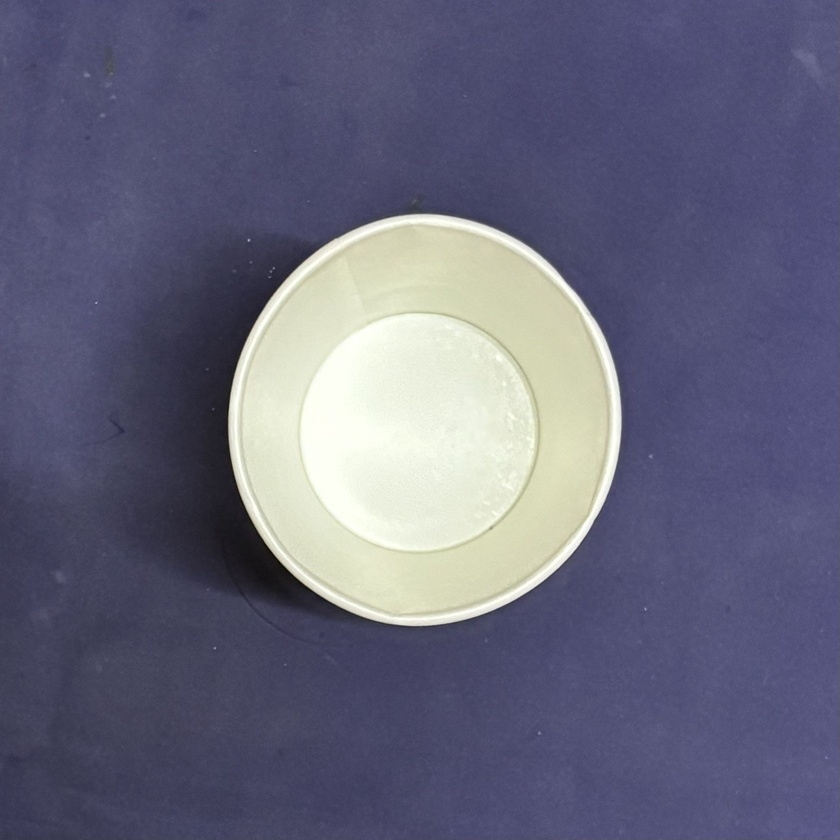
#> input picture dataset/defected/IMG_9183 Top Cup 1 (2).JPG, 840 x 840 px, shrunk from 2057 x 2057 before the run
$ python -i ui.py   (imports and definitions only)
#> lines starting #> are read from the running program, lines starting #| are printed output that depends on the picture; after the words box and inside, x2 and y2 are one past the last pixel; in counts of white or black regions, pixels touching at a corner belong together
#> further down, picture is the input picture: shape (840, 840, 3); mean B, G, R 124.2, 102.2, 102.1
import streamlit as st
import cv2
import numpy as np
import math
import pickle

# ================================
# Load Logistic Regression Model
# ================================
# Load pickle from the same folder as ui.py
# [4 lines not run here, left out]

# ================================
# Preprocessing Functions
# ================================
def remove_background_opencv(img):
    """Remove background using threshold + morphology"""
    gray = cv2.cvtColor(img, cv2.COLOR_BGR2GRAY)
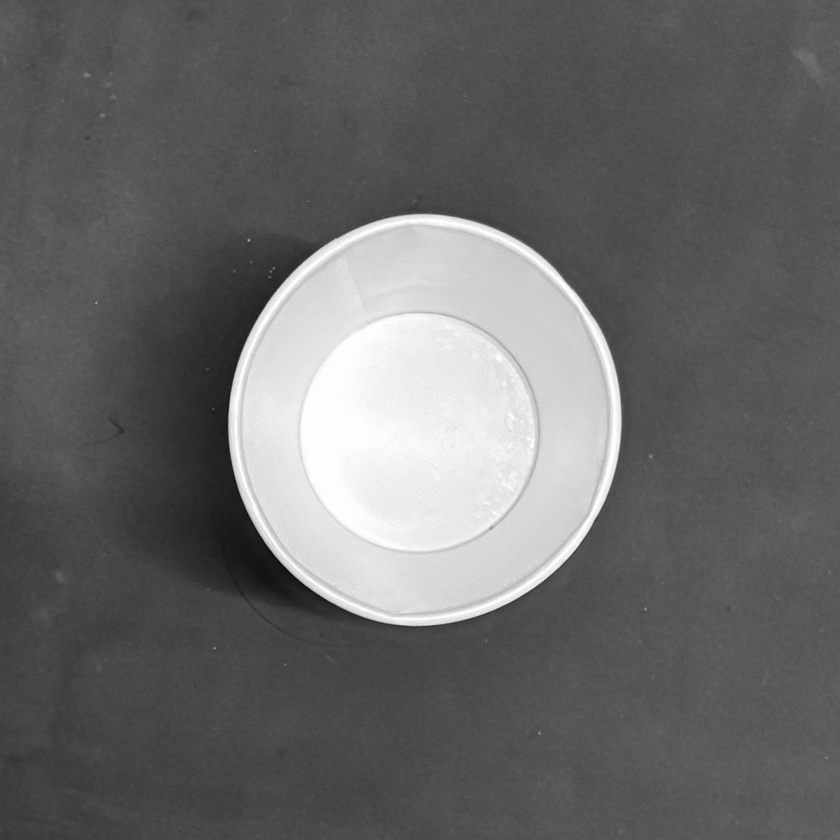
#> gray: shape (840, 840); min 9, max 255, mean 104.7
    _, mask = cv2.threshold(gray, 0, 255, cv2.THRESH_BINARY + cv2.THRESH_OTSU)
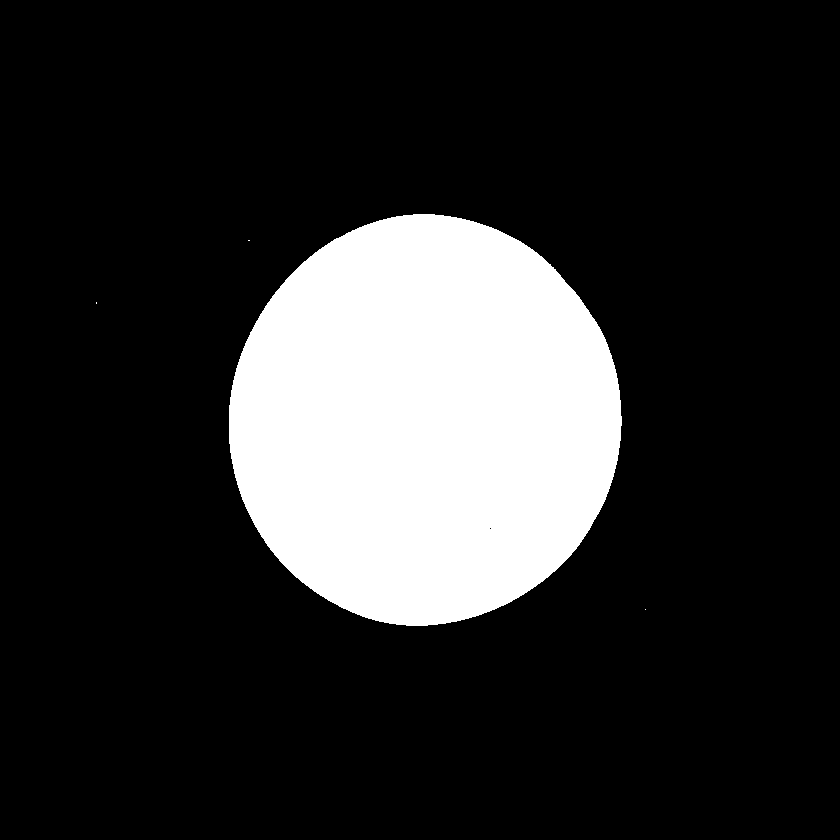
#> mask: shape (840, 840); 17.8% white; 4 white regions (3 under 20 px), largest, box (x1, y1, x2, y2) and area: (229, 214, 622, 626) 125899
    kernel = np.ones((5, 5), np.uint8)
    mask = cv2.morphologyEx(mask, cv2.MORPH_OPEN, kernel)
    mask = cv2.morphologyEx(mask, cv2.MORPH_CLOSE, kernel)
#> mask: shape (840, 840); 17.8% white; 1 white region, box (x1, y1, x2, y2) and area: (229, 214, 622, 626) 125900
    result = cv2.bitwise_and(img, img, mask=mask)
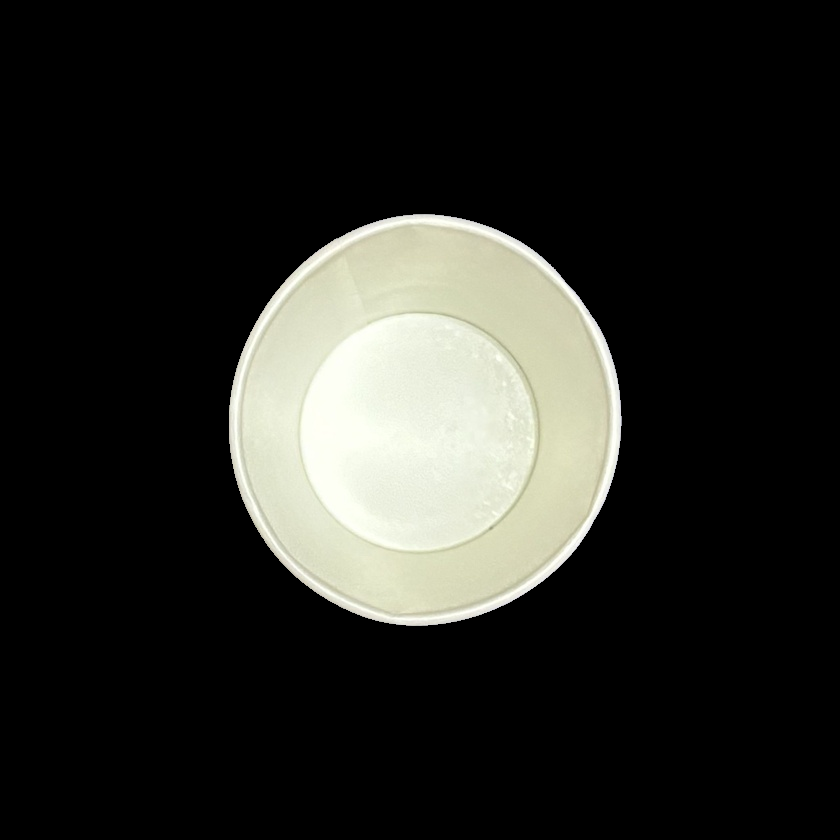
#> result: shape (840, 840, 3); mean B, G, R 36.8, 40.8, 40.5
    return mask, result

# [44 lines left out: functions get_outer_contour, estimate_center_and_radii, not called in this run]

# ================================
# Streamlit UI
# ================================
# [44 lines not run here, left out]

>>> import cv2
>>> picture = cv2.imread('../dataset/defected/IMG_9183 Top Cup 1 (2).JPG')
>>> result = remove_background_opencv(picture)

$ run again, on dataset/defected/IMG_9189 Top Cup 3 (2).JPG
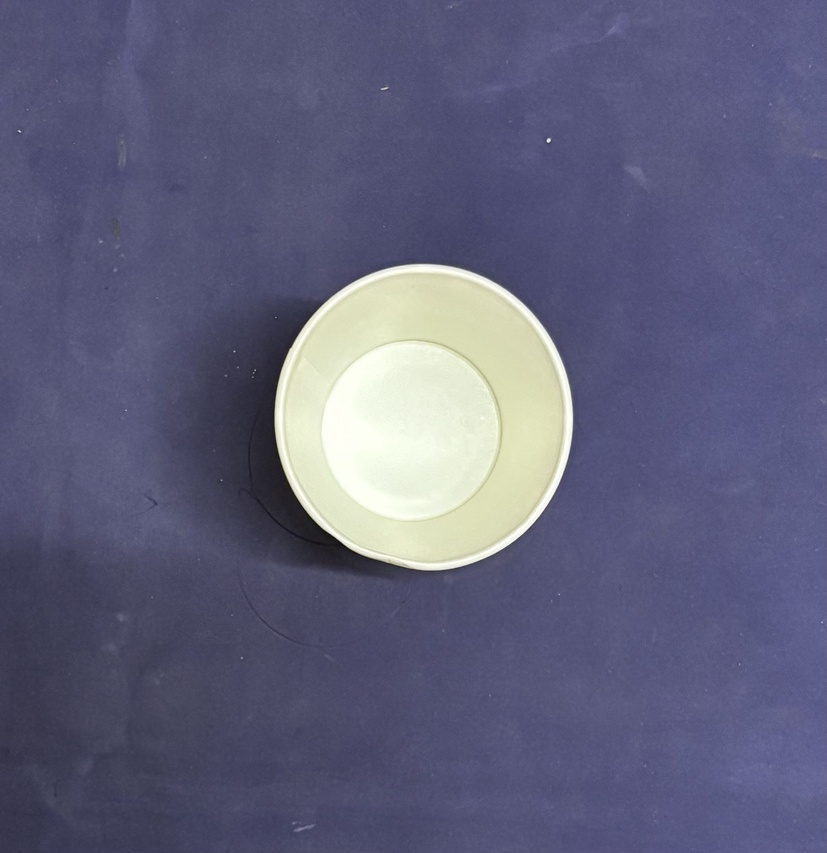
#> input picture dataset/defected/IMG_9189 Top Cup 3 (2).JPG, 827 x 853 px, shrunk from 2705 x 2788 before the run
#> picture is the input picture: shape (853, 827, 3); mean B, G, R 123.7, 96.6, 96.2
#> in remove_background_opencv, `_, mask = cv2.threshold(gray, 0, 255, cv2.THRESH_BINARY + cv2.THRESH_O..`:
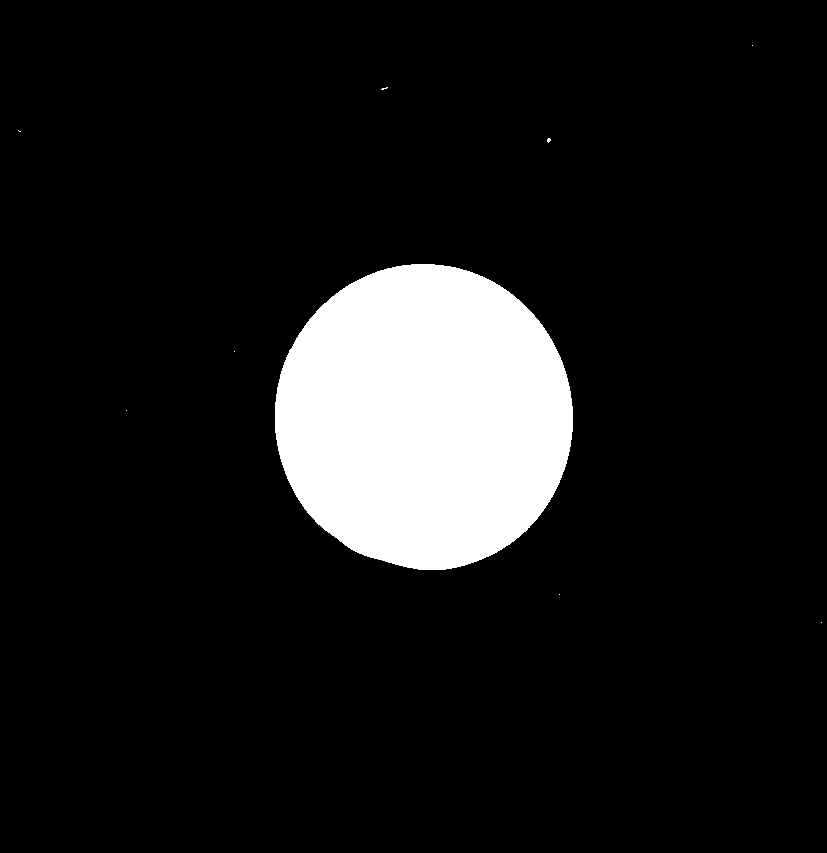
#> mask: shape (853, 827); 10.2% white; 9 white regions (8 under 20 px), largest, box (x1, y1, x2, y2) and area: (275, 264, 573, 570) 71618
#> in remove_background_opencv, `result = cv2.bitwise_and(img, img, mask=mask)`:
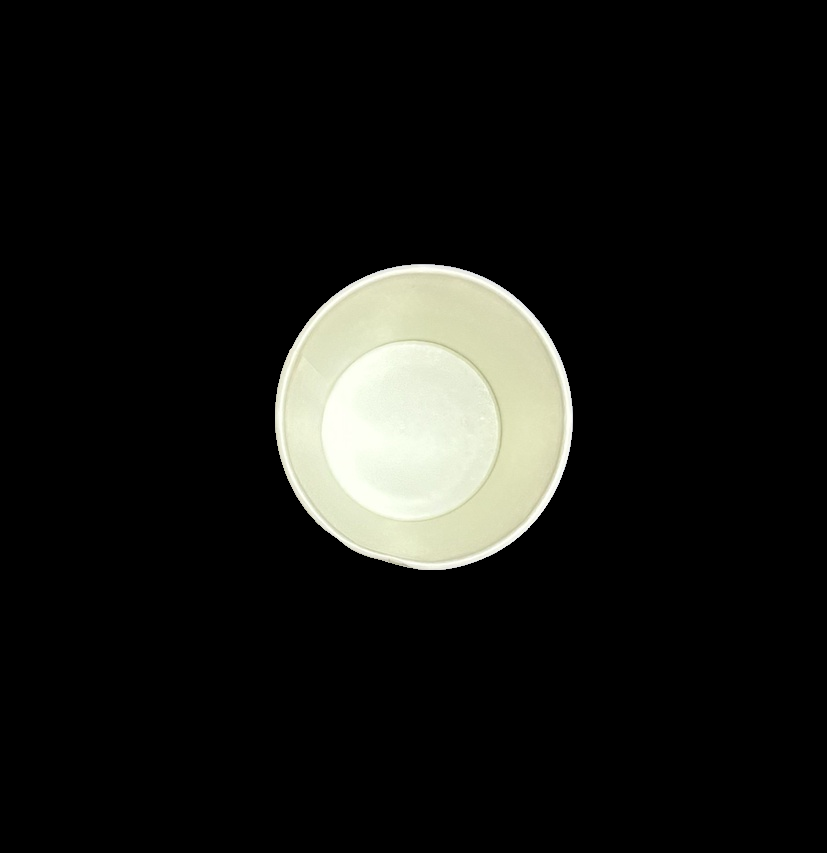
#> result: shape (853, 827, 3); mean B, G, R 20.9, 23.7, 23.4

$ run again, on dataset/defected/IMG_9192 Top Cup 4 (2).JPG
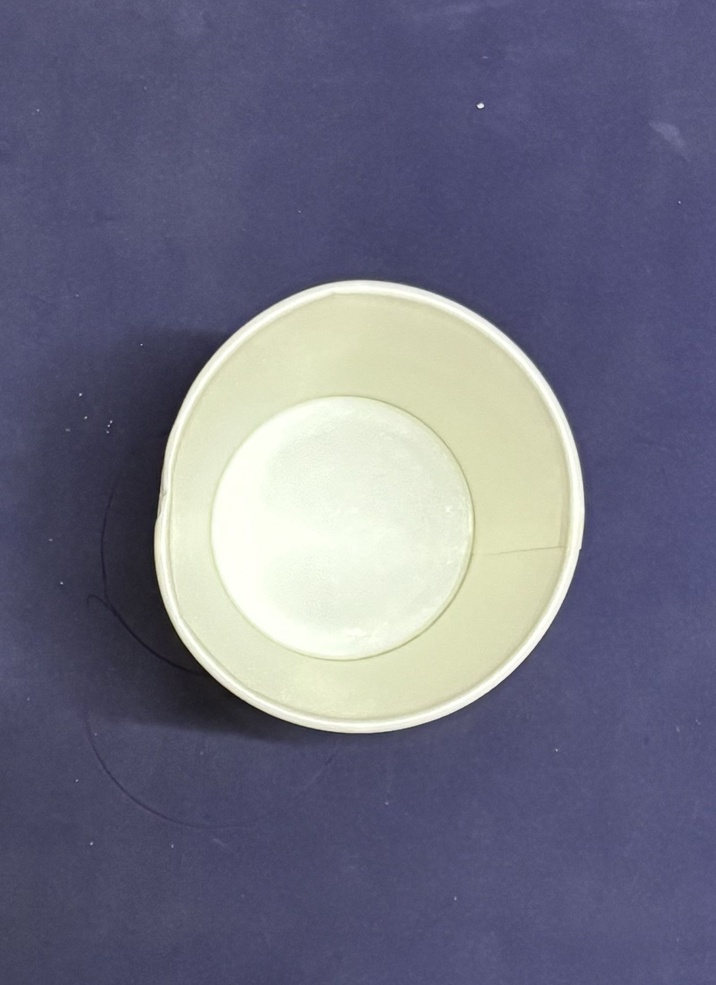
#> input picture dataset/defected/IMG_9192 Top Cup 4 (2).JPG, 716 x 985 px, shrunk from 1598 x 2198 before the run
#> picture is the input picture: shape (985, 716, 3); mean B, G, R 130.8, 111.1, 110.6
#> in remove_background_opencv, `_, mask = cv2.threshold(gray, 0, 255, cv2.THRESH_BINARY + cv2.THRESH_O..`:
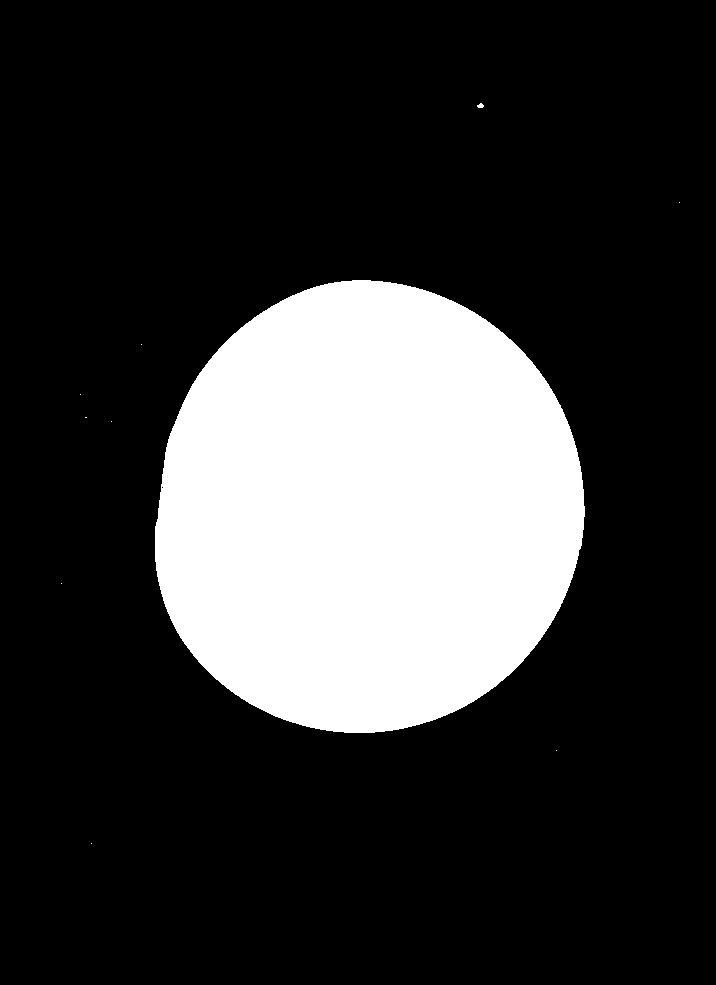
#> mask: shape (985, 716); 21.7% white; 10 white regions (8 under 20 px), largest, box (x1, y1, x2, y2) and area: (155, 280, 585, 733) 152957, (477, 103, 484, 108) 25
#> in remove_background_opencv, `result = cv2.bitwise_and(img, img, mask=mask)`:
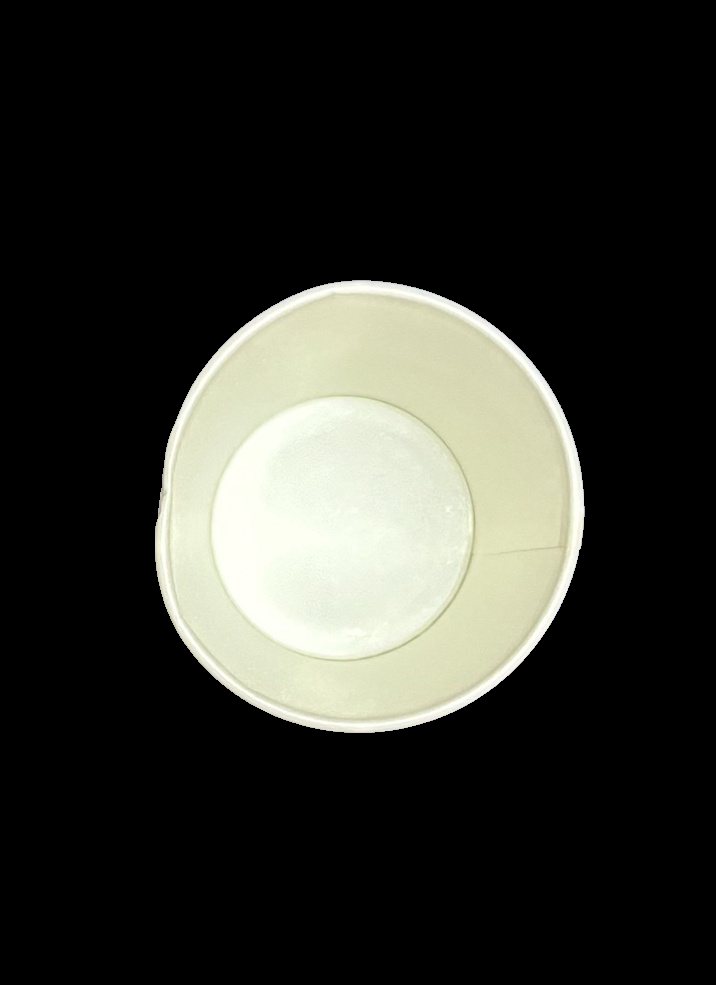
#> result: shape (985, 716, 3); mean B, G, R 44.9, 50.5, 49.9

$ run again, on dataset/defected/IMG_9210 Top Cup 10 (2).JPG
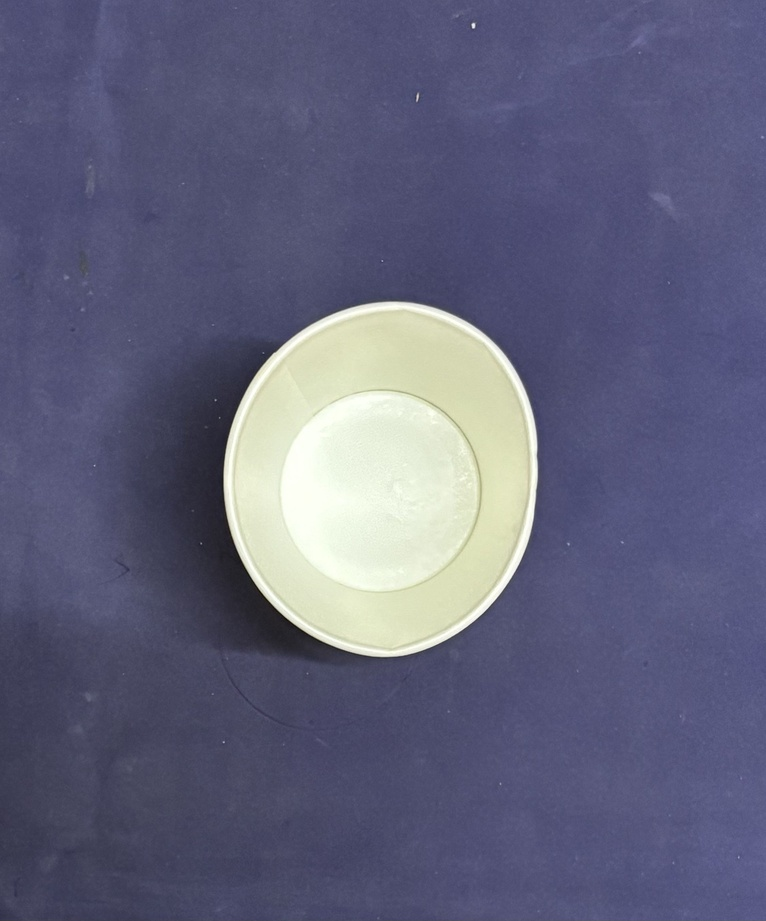
#> input picture dataset/defected/IMG_9210 Top Cup 10 (2).JPG, 766 x 921 px, shrunk from 2248 x 2701 before the run
#> picture is the input picture: shape (921, 766, 3); mean B, G, R 124.1, 98.6, 97.6
#> in remove_background_opencv, `_, mask = cv2.threshold(gray, 0, 255, cv2.THRESH_BINARY + cv2.THRESH_O..`:
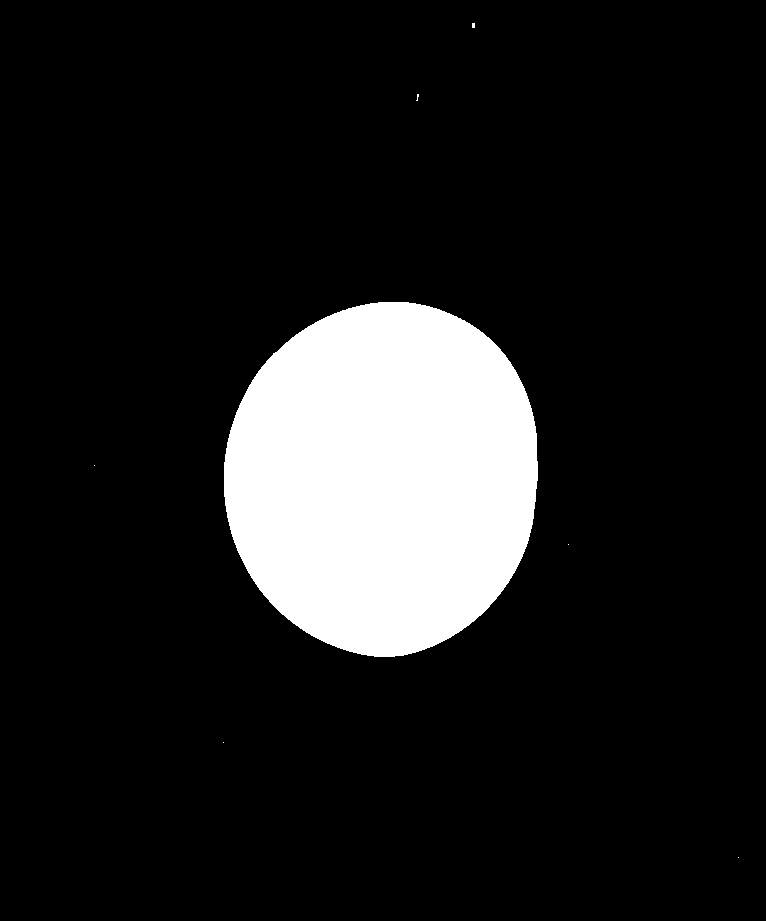
#> mask: shape (921, 766); 12.5% white; 7 white regions (6 under 20 px), largest, box (x1, y1, x2, y2) and area: (224, 302, 538, 657) 88022
#> in remove_background_opencv, `result = cv2.bitwise_and(img, img, mask=mask)`:
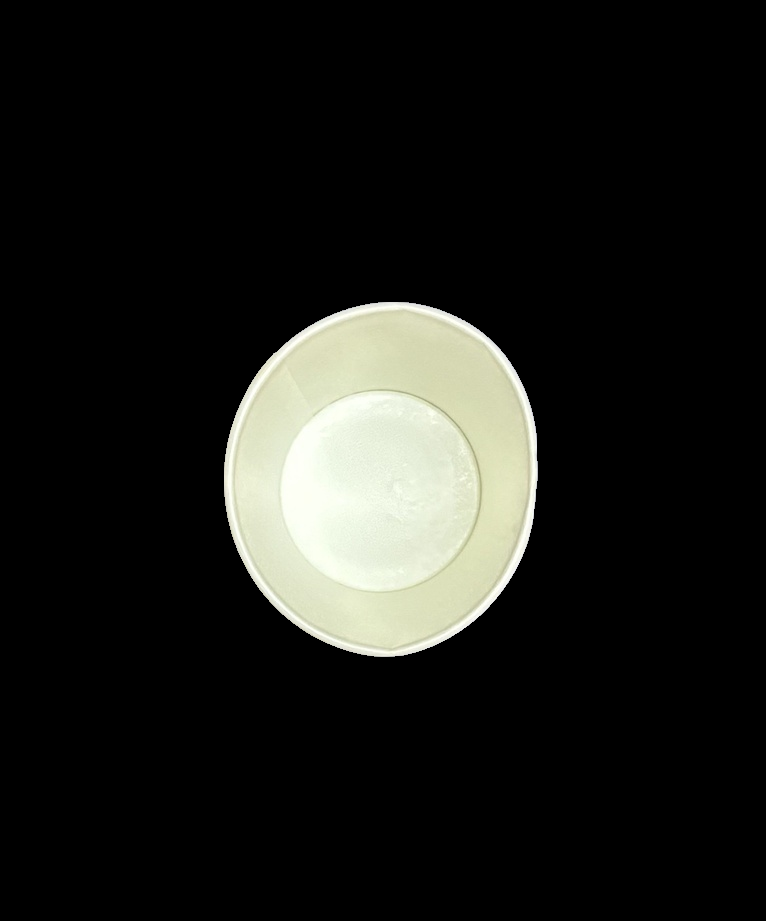
#> result: shape (921, 766, 3); mean B, G, R 25.7, 29, 28.5
